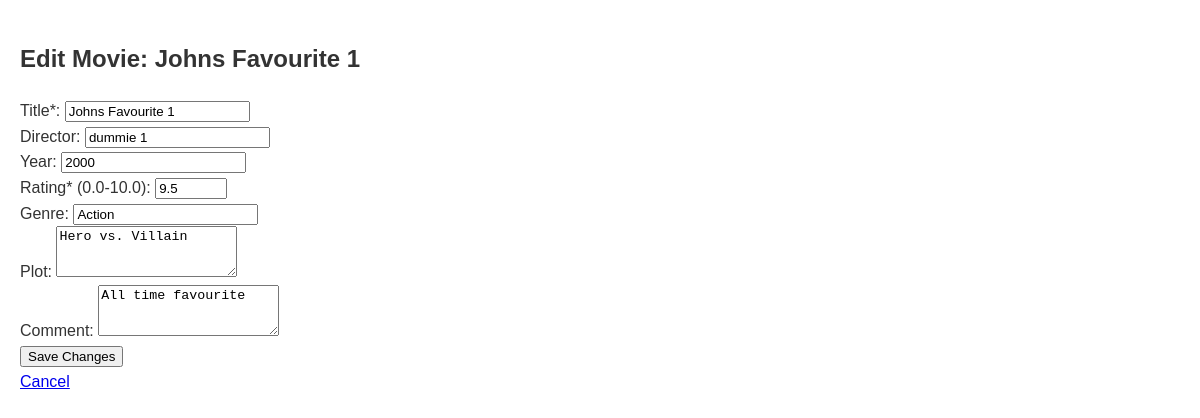
Before: /user/1/update_movie/1 with the older database file.
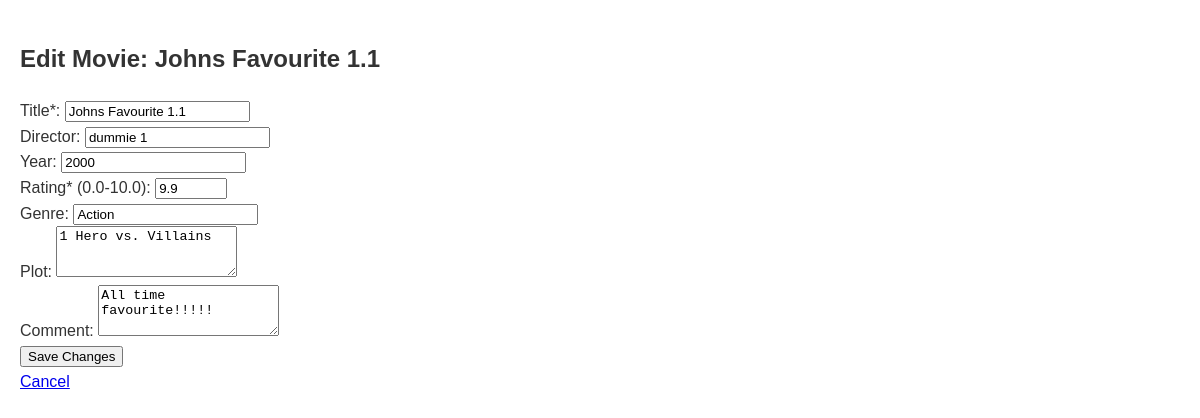
After: the same page with the newer database file.
### models.py (models this page shows)
class Movie(Base):
    __tablename__ = "movies"
    id = Column(Integer, primary_key=True)
    user_id = Column(Integer, ForeignKey("users.id"))
    title = Column(String, nullable=False)
    director = Column(String)
    writer = Column(String)
    actors = Column(String)
    year = Column(Integer)
    rating = Column(Float, CheckConstraint('rating >= 0 AND rating <= 10'))
    genre = Column(String)
    runtime = Column(String)
    plot = Column(Text)
    comment = Column(Text)
    user = relationship("User", back_populates="movies")

### app.py (the view, shortened to what this page needs)
@app.route('/user/<int:user_id>/update_movie/<int:movie_id>', methods=['GET', 'POST'])
def update_movie(user_id, movie_id):
    movie = data_manager.get_movie_by_id(movie_id)
    if not movie:
        flash("Movie not found!", "error")  # Roter Alert
        return redirect(url_for('user_movies', user_id=user_id))
    return render_template('edit_movie.html', user_id=user_id, movie=movie)

### data_manager/sqlite_data_manager.py (called while the page is built)
    def get_movie_by_id(self, movie_id):
        session = self.Session()
        try:
            return session.query(Movie).filter_by(id=movie_id).first()
        finally:
            session.close()

### templates/edit_movie.html
{% extends "base.html" %}
{% block content %}
  <h2>Edit Movie: {{ movie.title }}</h2>
  <form method="post">
    <label for="title">Title*:</label>
    <input type="text" id="title" name="title" value="{{ movie.title }}" required><br>
    <label for="director">Director:</label>
    <input type="text" id="director" name="director" value="{{ movie.director or '' }}"><br>
    <label for="year">Year:</label>
    <input type="number" id="year" name="year" value="{{ movie.year or '' }}" min="1888"><br>
    <label for="rating">Rating* (0.0-10.0):</label>
    <input type="number" id="rating" name="rating" value="{{ movie.rating }}" min="0" max="10" step="0.1" required><br>
    <label for="genre">Genre:</label>
    <input type="text" id="genre" name="genre" value="{{ movie.genre or '' }}"><br>
    <label for="plot">Plot:</label>
    <textarea id="plot" name="plot" rows="3">{{ movie.plot or '' }}</textarea><br>
    <label for="comment">Comment:</label>
    <textarea id="comment" name="comment" rows="3">{{ movie.comment or '' }}</textarea><br>
    <button type="submit">Save Changes</button>
  </form>
  <a href="{{ url_for('user_movies', user_id=user_id) }}">Cancel</a>
{% endblock %}

Changed rows visible on the page:
changed Movie "dummie 1": title "Johns Favourite 1" → "Johns Favourite 1.1"; rating "9.5" → "9.9"; plot "Hero vs. Villain" → "1 Hero vs. Villains"; comment "All time favourite" → "All time favourite!!!!!"
